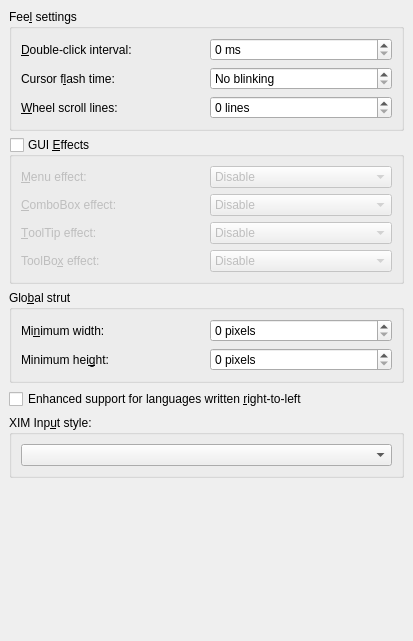
<ui version="4.0" >
 <comment>*********************************************************************
**
** Copyright (C) 1992-$THISYEAR$ Trolltech AS. All rights reserved.
**
** This file is part of the $MODULE$ of the Qt Toolkit.
**
** $LICENSE$
**
** This file is provided AS IS with NO WARRANTY OF ANY KIND, INCLUDING THE
** WARRANTY OF DESIGN, MERCHANTABILITY AND FITNESS FOR A PARTICULAR PURPOSE.
**
*********************************************************************</comment>
 <author></author>
 <comment></comment>
 <exportmacro></exportmacro>
 <class>InterfacePage</class>
 <widget class="QWidget" name="InterfacePage" >
  <property name="geometry" >
   <rect>
    <x>0</x>
    <y>0</y>
    <width>413</width>
    <height>641</height>
   </rect>
  </property>
  <property name="windowTitle" >
   <string>InterfacePage</string>
  </property>
  <layout class="QVBoxLayout" >
   <property name="margin" >
    <number>9</number>
   </property>
   <property name="spacing" >
    <number>6</number>
   </property>
   <item>
    <widget class="QGroupBox" name="gbFeel" >
     <property name="title" >
      <string>Fee&amp;l settings</string>
     </property>
     <layout class="QGridLayout" >
      <property name="margin" >
       <number>9</number>
      </property>
      <property name="spacing" >
       <number>6</number>
      </property>
      <item row="2" column="0" >
       <widget class="QLabel" name="label_3" >
        <property name="text" >
         <string>&amp;Wheel scroll lines:</string>
        </property>
        <property name="buddy" >
         <cstring>sbWheelScrollLines</cstring>
        </property>
       </widget>
      </item>
      <item row="1" column="0" >
       <widget class="QLabel" name="label_2" >
        <property name="text" >
         <string>Cursor f&amp;lash time:</string>
        </property>
        <property name="buddy" >
         <cstring>sbCursorFlashTime</cstring>
        </property>
       </widget>
      </item>
      <item row="0" column="0" >
       <widget class="QLabel" name="label" >
        <property name="text" >
         <string>&amp;Double-click interval:</string>
        </property>
        <property name="buddy" >
         <cstring>sbDoubleClickInterval</cstring>
        </property>
       </widget>
      </item>
      <item row="2" column="1" >
       <widget class="QSpinBox" name="sbWheelScrollLines" >
        <property name="suffix" >
         <string> lines</string>
        </property>
        <property name="maximum" >
         <number>100000</number>
        </property>
       </widget>
      </item>
      <item row="1" column="1" >
       <widget class="QSpinBox" name="sbCursorFlashTime" >
        <property name="specialValueText" >
         <string>No blinking</string>
        </property>
        <property name="suffix" >
         <string> ms</string>
        </property>
        <property name="maximum" >
         <number>10000</number>
        </property>
       </widget>
      </item>
      <item row="0" column="1" >
       <widget class="QSpinBox" name="sbDoubleClickInterval" >
        <property name="suffix" >
         <string> ms</string>
        </property>
        <property name="maximum" >
         <number>10000</number>
        </property>
       </widget>
      </item>
     </layout>
    </widget>
   </item>
   <item>
    <widget class="QGroupBox" name="gbEffects" >
     <property name="title" >
      <string>GUI &amp;Effects</string>
     </property>
     <property name="checkable" >
      <bool>true</bool>
     </property>
     <property name="checked" >
      <bool>false</bool>
     </property>
     <layout class="QVBoxLayout" >
      <property name="margin" >
       <number>9</number>
      </property>
      <property name="spacing" >
       <number>6</number>
      </property>
      <item>
       <layout class="QHBoxLayout" >
        <property name="margin" >
         <number>0</number>
        </property>
        <property name="spacing" >
         <number>6</number>
        </property>
        <item>
         <widget class="QLabel" name="lblMenu" >
          <property name="text" >
           <string>&amp;Menu effect:</string>
          </property>
          <property name="buddy" >
           <cstring>cmbMenuEffect</cstring>
          </property>
         </widget>
        </item>
        <item>
         <widget class="QComboBox" name="cmbMenuEffect" >
          <item>
           <property name="text" >
            <string>Disable</string>
           </property>
          </item>
          <item>
           <property name="text" >
            <string>Animate</string>
           </property>
          </item>
          <item>
           <property name="text" >
            <string>Fade</string>
           </property>
          </item>
         </widget>
        </item>
       </layout>
      </item>
      <item>
       <layout class="QHBoxLayout" >
        <property name="margin" >
         <number>0</number>
        </property>
        <property name="spacing" >
         <number>6</number>
        </property>
        <item>
         <widget class="QLabel" name="lblCombobox" >
          <property name="text" >
           <string>&amp;ComboBox effect:</string>
          </property>
          <property name="buddy" >
           <cstring>cmbComboBoxEffect</cstring>
          </property>
         </widget>
        </item>
        <item>
         <widget class="QComboBox" name="cmbComboBoxEffect" >
          <item>
           <property name="text" >
            <string>Disable</string>
           </property>
          </item>
          <item>
           <property name="text" >
            <string>Animate</string>
           </property>
          </item>
         </widget>
        </item>
       </layout>
      </item>
      <item>
       <layout class="QHBoxLayout" >
        <property name="margin" >
         <number>0</number>
        </property>
        <property name="spacing" >
         <number>6</number>
        </property>
        <item>
         <widget class="QLabel" name="lblToolTip" >
          <property name="text" >
           <string>&amp;ToolTip effect:</string>
          </property>
          <property name="buddy" >
           <cstring>cmbToolTipEffect</cstring>
          </property>
         </widget>
        </item>
        <item>
         <widget class="QComboBox" name="cmbToolTipEffect" >
          <item>
           <property name="text" >
            <string>Disable</string>
           </property>
          </item>
          <item>
           <property name="text" >
            <string>Animate</string>
           </property>
          </item>
          <item>
           <property name="text" >
            <string>Fade</string>
           </property>
          </item>
         </widget>
        </item>
       </layout>
      </item>
      <item>
       <layout class="QHBoxLayout" >
        <property name="margin" >
         <number>0</number>
        </property>
        <property name="spacing" >
         <number>6</number>
        </property>
        <item>
         <widget class="QLabel" name="lblToolBox" >
          <property name="text" >
           <string>ToolBo&amp;x effect:</string>
          </property>
          <property name="buddy" >
           <cstring>cmbToolBoxEffect</cstring>
          </property>
         </widget>
        </item>
        <item>
         <widget class="QComboBox" name="cmbToolBoxEffect" >
          <item>
           <property name="text" >
            <string>Disable</string>
           </property>
          </item>
          <item>
           <property name="text" >
            <string>Animate</string>
           </property>
          </item>
         </widget>
        </item>
       </layout>
      </item>
     </layout>
    </widget>
   </item>
   <item>
    <widget class="QGroupBox" name="gbGlobalStrut" >
     <property name="title" >
      <string>Glo&amp;bal strut</string>
     </property>
     <layout class="QGridLayout" >
      <property name="margin" >
       <number>9</number>
      </property>
      <property name="spacing" >
       <number>6</number>
      </property>
      <item row="0" column="1" >
       <widget class="QSpinBox" name="sbMinimumWidth" >
        <property name="suffix" >
         <string> pixels</string>
        </property>
        <property name="maximum" >
         <number>100000</number>
        </property>
       </widget>
      </item>
      <item row="1" column="0" >
       <widget class="QLabel" name="label_5" >
        <property name="text" >
         <string>Minimum hei&amp;ght:</string>
        </property>
        <property name="buddy" >
         <cstring>sbMinimumHeight</cstring>
        </property>
       </widget>
      </item>
      <item row="1" column="1" >
       <widget class="QSpinBox" name="sbMinimumHeight" >
        <property name="suffix" >
         <string> pixels</string>
        </property>
        <property name="maximum" >
         <number>100000</number>
        </property>
       </widget>
      </item>
      <item row="0" column="0" >
       <widget class="QLabel" name="label_4" >
        <property name="text" >
         <string>Mi&amp;nimum width:</string>
        </property>
        <property name="buddy" >
         <cstring>sbMinimumWidth</cstring>
        </property>
       </widget>
      </item>
     </layout>
    </widget>
   </item>
   <item>
    <widget class="QCheckBox" name="cbEnhancedRTLSupport" >
     <property name="text" >
      <string>Enhanced support for languages written &amp;right-to-left</string>
     </property>
    </widget>
   </item>
   <item>
    <widget class="QGroupBox" name="gbXIMInputStyle" >
     <property name="title" >
      <string>XIM Inp&amp;ut style:</string>
     </property>
     <layout class="QHBoxLayout" >
      <property name="margin" >
       <number>9</number>
      </property>
      <property name="spacing" >
       <number>6</number>
      </property>
      <item>
       <widget class="QComboBox" name="cmbXIMInputStyle" />
      </item>
     </layout>
    </widget>
   </item>
   <item>
    <spacer>
     <property name="orientation" >
      <enum>Qt::Vertical</enum>
     </property>
     <property name="sizeHint" >
      <size>
       <width>20</width>
       <height>40</height>
      </size>
     </property>
    </spacer>
   </item>
  </layout>
 </widget>
 <pixmapfunction></pixmapfunction>
 <customwidgets>
 </customwidgets>
 <tabstops>
  <tabstop>sbDoubleClickInterval</tabstop>
  <tabstop>sbCursorFlashTime</tabstop>
  <tabstop>sbWheelScrollLines</tabstop>
  <tabstop>cmbMenuEffect</tabstop>
  <tabstop>cmbComboBoxEffect</tabstop>
  <tabstop>cmbToolTipEffect</tabstop>
  <tabstop>cmbToolBoxEffect</tabstop>
  <tabstop>sbMinimumWidth</tabstop>
  <tabstop>sbMinimumHeight</tabstop>
  <tabstop>cbEnhancedRTLSupport</tabstop>
 </tabstops>
 <resources/>
 <connections/>
</ui>
